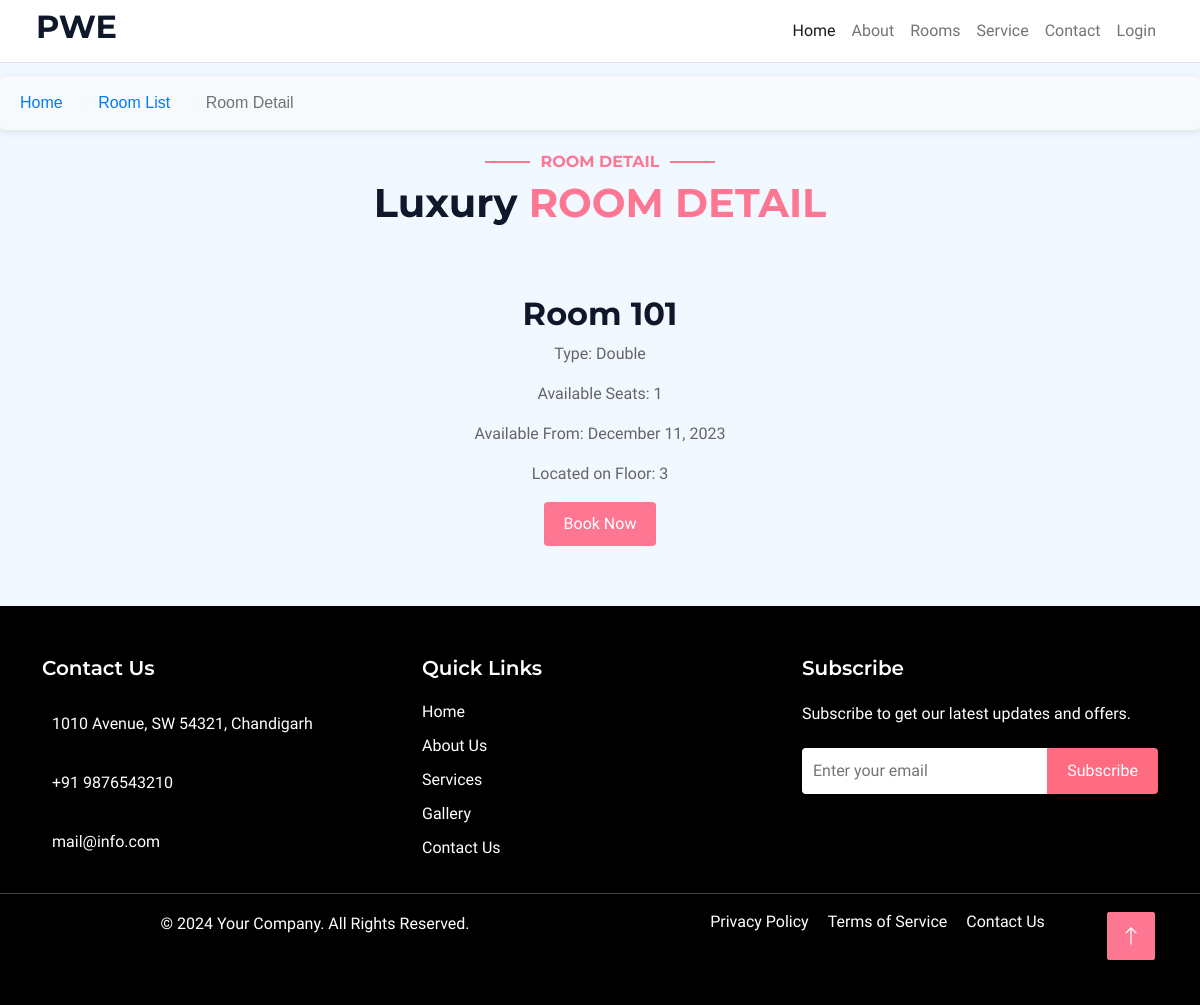
/room/rooms/1/, run on the app's committed database.
### Room_Management/models.py (models this page shows, shortened)
class Room(models.Model):
    room_number = models.CharField(max_length=50)  # Unique identifier for the room
    available_seat = models.IntegerField()  # Number of available seats in the room
    TYPE_CHOICES = [
        ('single', 'Single'),
        ('double', 'Double'),
        ('triple', 'Triple'),
        ('customized', 'Customized'),
    ]
    type = models.CharField(max_length=20, choices=TYPE_CHOICES)  # Type of room
    available_date = models.DateField(null=True, blank=True)  # Date when the room becomes available
    floor = models.IntegerField()  # Floor number where the room is located

### Room_Management/views.py (the view)
# urls.py: path('rooms/<int:room_id>/', User_room_detail, name='User_room_detail'),
def User_room_detail(request, room_id):
    room = get_object_or_404(Room, pk=room_id)
    return render(request, 'User_room_detail.html', {'room': room})

### Room_Management/templates/User_room_detail.html (shortened to what this page needs)
{% extends 'base1.html' %}
{% block breadcrumb %}
    <li class="breadcrumb-item"><a href="{% url 'User_post_list' %}">Home</a></li>
 <li class="breadcrumb-item"><a href="{% url 'User_room_list' %}">Room List</a></li>
    <li class="breadcrumb-item active" aria-current="page">Room Detail</li>
{% endblock %}
{% block content %}
<div class="text-center wow fadeInUp" data-wow-delay="0.1s">
    <h6 class="section-title text-center text-uppercase" style="color: #FD7792;">Room Detail</h6>
    <h1 class="mb-5">Luxury <span class="text-uppercase" style="color: #FD7792;"> Room Detail</span></h1>
</div>
<div style="display: flex; justify-content: center; align-items: center; padding: 20px; margin: 40px 0;">
    <div style="text-align: center; max-width: 600px; width: 100%;">
        <h2>Room {{ room.room_number }}</h2>
        <p>Type: {{ room.get_type_display }}</p>
        <p>Available Seats: {{ room.available_seat }}</p>
        <p>Available From: {{ room.available_date|date:"F j, Y" }}</p>
        <p>Located on Floor: {{ room.floor }}</p>
        {% if room.available_date %}
        <a href="{% url 'User_book_room' room.id %}" style="display: inline-block; padding: 10px 20px; background-color: #FD7792; color: white; border-radius: 4px; text-decoration: none;">Book Now</a>
        {% else %}
        <p style="color: red;">This room is not available for booking.</p>
        {% endif %}
    </div>
</div>
{% endblock %}

### base/static/user_static/css/style1.css (style rules this page uses)
:root { --primary:#FD7792; --light: #F1F8FF; --dark: #0F172B; }
body { padding-top: 56px; }
.breadcrumb-item + .breadcrumb-item::before { color: var(--light); }
.section-title { position: relative; display: inline-block; }
.section-title::before { position: absolute; content: ""; width: 45px; height: 2px; top: 50%; left: -55px; margin-top: -1px; background: var(--primary); }
.section-title::after { position: absolute; content: ""; width: 45px; height: 2px; top: 50%; right: -55px; margin-top: -1px; background: var(--primary); }

### base/templates/base1.html (style rules this page uses)
.breadcrumb-item { font-size: 16px; font-weight: 500; margin-right: 15px; }
.breadcrumb-item a { color: #007bff; text-decoration: none; }
.breadcrumb-item.active { color: #6c757d; }

### data on the page
Room: room_number "101", type "Double", available_seat "1", available_date "December 11, 2023", floor "3"
